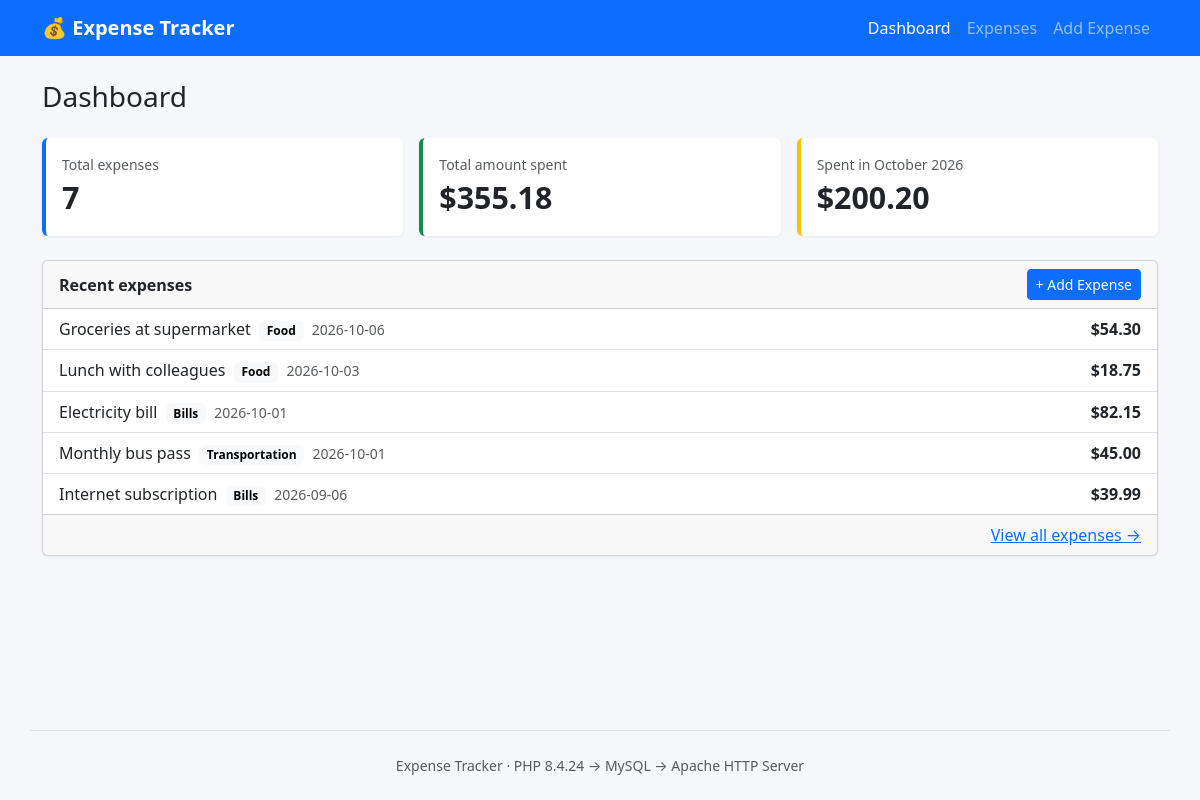
The page / on the database its author committed.
### tables this page shows
CREATE TABLE IF NOT EXISTS expenses (
    id           INT UNSIGNED  NOT NULL AUTO_INCREMENT,
    description  VARCHAR(255)  NOT NULL,
    amount       DECIMAL(10,2) NOT NULL,
    category     ENUM('Food', 'Transportation', 'Shopping', 'Bills', 'Other') NOT NULL DEFAULT 'Other',
    expense_date DATE          NOT NULL,
    PRIMARY KEY (id),
    INDEX idx_expense_date (expense_date),
    CONSTRAINT chk_amount_positive CHECK (amount > 0)
);

### includes/functions.php (called while the page is built, shortened)
<?php
function e(string|int|float|null $value): string
{
    return htmlspecialchars((string) $value, ENT_QUOTES, 'UTF-8');
}
function formatMoney(float|string $amount): string
{
    return '$' . number_format((float) $amount, 2);
}

### index.php (the view, shortened to what this page needs)
<?php
require_once __DIR__ . '/includes/functions.php';
$stats = null;
$recent = [];
$dbError = null;
try {
    $db = getDb();
    $stmt = $db->prepare(
        'SELECT COUNT(*) AS total_count,
                COALESCE(SUM(amount), 0) AS total_amount,
                COALESCE(SUM(CASE WHEN expense_date >= :month_start AND expense_date < :next_month
                                  THEN amount END), 0) AS month_amount
         FROM expenses'
    );
    $stmt->execute([
        ':month_start' => date('Y-m-01'),
        ':next_month'  => date('Y-m-01', strtotime('first day of next month')),
    ]);
    $stats = $stmt->fetch();
    $stmt = $db->prepare('SELECT * FROM expenses ORDER BY expense_date DESC, id DESC LIMIT :limit');
    $stmt->bindValue(':limit', 5, PDO::PARAM_INT);
    $stmt->execute();
    $recent = $stmt->fetchAll();
} catch (PDOException $ex) {
    error_log('Dashboard query failed: ' . $ex->getMessage());
    $dbError = 'Could not load data from the database. Check the database configuration.';
}
require __DIR__ . '/includes/header.php';
?>
<h1 class="h3 mb-4">Dashboard</h1>
<?php if ($dbError): ?>
    <div class="alert alert-danger"><?= e($dbError) ?></div>
<?php else: ?>
    <div class="row g-3 mb-4">
        <div class="col-md-4">
            <div class="card stat-card border-primary h-100">
                <div class="card-body">
                    <div class="text-muted small">Total expenses</div>
                    <div class="stat-value"><?= e($stats['total_count']) ?></div>
                </div>
            </div>
        </div>
        <div class="col-md-4">
            <div class="card stat-card border-success h-100">
                <div class="card-body">
                    <div class="text-muted small">Total amount spent</div>
                    <div class="stat-value"><?= e(formatMoney($stats['total_amount'])) ?></div>
                </div>
            </div>
        </div>
        <div class="col-md-4">
            <div class="card stat-card border-warning h-100">
                <div class="card-body">
                    <div class="text-muted small">Spent in <?= e(date('F Y')) ?></div>
                    <div class="stat-value"><?= e(formatMoney($stats['month_amount'])) ?></div>
                </div>
            </div>
        </div>
    </div>
    <div class="card">
        <div class="card-header d-flex justify-content-between align-items-center">
            <span class="fw-semibold">Recent expenses</span>
            <a href="add.php" class="btn btn-sm btn-primary">+ Add Expense</a>
        </div>
        <?php if (!$recent): ?>
            <div class="card-body text-muted">No expenses yet. <a href="add.php">Add your first one.</a></div>
        <?php else: ?>
            <ul class="list-group list-group-flush">
                <?php foreach ($recent as $row): ?>
                    <li class="list-group-item d-flex justify-content-between">
                        <span>
                            <?= e($row['description']) ?>
                            <span class="badge text-bg-light ms-1"><?= e($row['category']) ?></span>
                            <small class="text-muted ms-1"><?= e($row['expense_date']) ?></small>
                        </span>
                        <span class="fw-semibold"><?= e(formatMoney($row['amount'])) ?></span>
                    </li>
                <?php endforeach; ?>
            </ul>
            <div class="card-footer text-end"><a href="expenses.php">View all expenses &rarr;</a></div>
        <?php endif; ?>
    </div>
<?php endif; ?>
<?php require __DIR__ . '/includes/footer.php'; ?>

### css/style.css (style rules this page uses)
body { background-color: #f5f7fb; min-height: 100vh; display: flex; flex-direction: column; }
.card { box-shadow: 0 1px 3px rgba(0, 0, 0, 0.06); }
.stat-card { border-width: 0 0 0 4px; }
.stat-value { font-size: 1.9rem; font-weight: 600; }

### rows shown on the page
expenses: description "Groceries at supermarket", category "Food", expense_date "2026-10-06", amount "$54.30"
expenses: description "Lunch with colleagues", category "Food", expense_date "2026-10-03", amount "$18.75"
expenses: description "Electricity bill", category "Bills", expense_date "2026-10-01", amount "$82.15"
expenses: description "Monthly bus pass", category "Transportation", expense_date "2026-10-01", amount "$45.00"
expenses: description "Internet subscription", category "Bills", expense_date "2026-09-06", amount "$39.99"

### other values the page prints
$stats['total_count'] "7"
formatMoney($stats['total_amount']) "$355.18"
formatMoney($stats['month_amount']) "$200.20"
PHP_VERSION "8.4.24"
